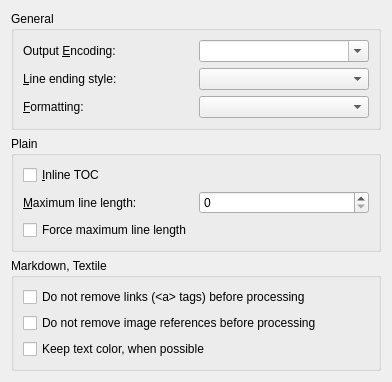
<?xml version="1.0" encoding="UTF-8"?>
<ui version="4.0">
 <class>Form</class>
 <widget class="QWidget" name="Form">
  <property name="geometry">
   <rect>
    <x>0</x>
    <y>0</y>
    <width>392</width>
    <height>346</height>
   </rect>
  </property>
  <property name="windowTitle">
   <string>Form</string>
  </property>
  <layout class="QVBoxLayout" name="verticalLayout_2">
   <item>
    <widget class="QGroupBox" name="groupBox">
     <property name="title">
      <string>General</string>
     </property>
     <layout class="QGridLayout" name="gridLayout">
      <item row="0" column="0">
       <widget class="QLabel" name="label_3">
        <property name="text">
         <string>Output &amp;Encoding:</string>
        </property>
        <property name="buddy">
         <cstring>opt_txt_output_encoding</cstring>
        </property>
       </widget>
      </item>
      <item row="0" column="1">
       <widget class="EncodingComboBox" name="opt_txt_output_encoding">
        <property name="editable">
         <bool>true</bool>
        </property>
       </widget>
      </item>
      <item row="1" column="0">
       <widget class="QLabel" name="label">
        <property name="text">
         <string>&amp;Line ending style:</string>
        </property>
        <property name="buddy">
         <cstring>opt_newline</cstring>
        </property>
       </widget>
      </item>
      <item row="1" column="1">
       <widget class="QComboBox" name="opt_newline"/>
      </item>
      <item row="2" column="0">
       <widget class="QLabel" name="label_4">
        <property name="text">
         <string>&amp;Formatting:</string>
        </property>
        <property name="buddy">
         <cstring>opt_txt_output_formatting</cstring>
        </property>
       </widget>
      </item>
      <item row="2" column="1">
       <widget class="QComboBox" name="opt_txt_output_formatting"/>
      </item>
     </layout>
    </widget>
   </item>
   <item>
    <widget class="QGroupBox" name="groupBox_2">
     <property name="title">
      <string>Plain</string>
     </property>
     <layout class="QGridLayout" name="gridLayout_2">
      <item row="1" column="0">
       <widget class="QLabel" name="label_2">
        <property name="text">
         <string>&amp;Maximum line length:</string>
        </property>
        <property name="buddy">
         <cstring>opt_max_line_length</cstring>
        </property>
       </widget>
      </item>
      <item row="1" column="1">
       <widget class="QSpinBox" name="opt_max_line_length"/>
      </item>
      <item row="2" column="0" colspan="2">
       <widget class="QCheckBox" name="opt_force_max_line_length">
        <property name="text">
         <string>Force maximum line length</string>
        </property>
       </widget>
      </item>
      <item row="0" column="0">
       <widget class="QCheckBox" name="opt_inline_toc">
        <property name="text">
         <string>&amp;Inline TOC</string>
        </property>
       </widget>
      </item>
     </layout>
    </widget>
   </item>
   <item>
    <widget class="QGroupBox" name="groupBox_3">
     <property name="title">
      <string>Markdown, Textile</string>
     </property>
     <layout class="QVBoxLayout" name="verticalLayout">
      <item>
       <widget class="QCheckBox" name="opt_keep_links">
        <property name="text">
         <string>Do not remove links (&lt;a&gt; tags) before processing</string>
        </property>
       </widget>
      </item>
      <item>
       <widget class="QCheckBox" name="opt_keep_image_references">
        <property name="text">
         <string>Do not remove image references before processing</string>
        </property>
       </widget>
      </item>
      <item>
       <widget class="QCheckBox" name="opt_keep_color">
        <property name="text">
         <string>Keep text color, when possible</string>
        </property>
       </widget>
      </item>
     </layout>
    </widget>
   </item>
  </layout>
 </widget>
 <customwidgets>
  <customwidget>
   <class>EncodingComboBox</class>
   <extends>QComboBox</extends>
   <header>calibre/gui2/widgets.h</header>
  </customwidget>
 </customwidgets>
 <resources/>
 <connections/>
</ui>
